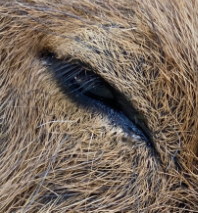
#> input picture capy.png, 198 x 213 px
$ python main2.py
#> lines starting #> are read from the running program, lines starting #| are printed output that depends on the picture
# https://sethsara.medium.com/change-pixel-colors-of-an-image-to-nearest-solid-color-with-python-and-opencv-33f7d6e6e20d

# import the necessary packages
import numpy as np
import scipy.spatial as sp
import matplotlib.pyplot as plt
import cv2

# Stored all RGB values of main colors in a array
main_colors = [(0, 0, 0),
               (255, 255, 255),
               (255, 0, 0),
               (0, 255, 0),
               (0, 0, 255),
               (255, 255, 0),
               (0, 255, 255),
               (255, 0, 255),
               ]

image = cv2.imread("capy.png")
#> image is the input picture: shape (213, 198, 3); mean B, G, R 93.3, 106.1, 121.9

# convert BGR to RGB image
image = cv2.cvtColor(image, cv2.COLOR_BGR2RGB)

h, w, bpp = np.shape(image)
#> h = 213; w = 198; bpp = 3

# Change colors of each pixel
# reference :https://stackoverflow.com/a/48884514/9799700
for py in range(0, h):
    for px in range(0, w):
        ########################
        # Used this part to find nearest color
        # reference : https://stackoverflow.com/a/22478139/9799700
        input_color = (image[py][px][0], image[py][px][1], image[py][px][2])
        tree = sp.KDTree(main_colors)
        ditsance, result = tree.query(input_color, k=2)
        nearest_color = main_colors[result[0]]
        ###################

        image[py][px][0] = nearest_color[0]
        image[py][px][1] = nearest_color[1]
        image[py][px][2] = nearest_color[2]
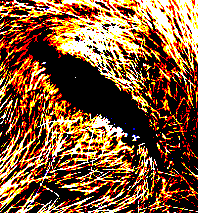
#> image: shape (213, 198, 3); mean R, G, B 129.3, 85.1, 48.6

# show image
plt.figure()
plt.axis("off")
plt.imshow(image)
plt.show()
